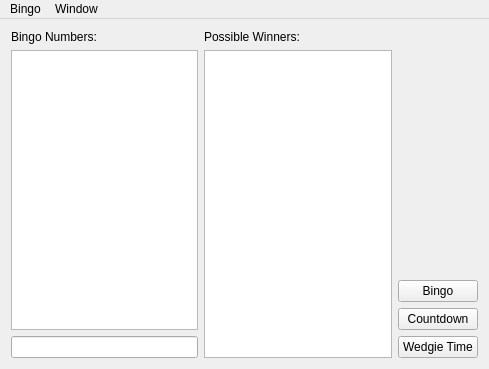
<?xml version="1.0" encoding="UTF-8"?>
<ui version="4.0">
 <class>MainWindow</class>
 <widget class="QMainWindow" name="MainWindow">
  <property name="geometry">
   <rect>
    <x>0</x>
    <y>0</y>
    <width>489</width>
    <height>369</height>
   </rect>
  </property>
  <property name="windowTitle">
   <string>MainWindow</string>
  </property>
  <widget class="QWidget" name="centralWidget">
   <layout class="QHBoxLayout" name="horizontalLayout">
    <item>
     <layout class="QVBoxLayout" name="verticalLayout">
      <item>
       <widget class="QLabel" name="label">
        <property name="text">
         <string>Bingo Numbers:</string>
        </property>
       </widget>
      </item>
      <item>
       <widget class="QListWidget" name="numberList"/>
      </item>
      <item>
       <widget class="QLineEdit" name="lineEdit">
        <property name="alignment">
         <set>Qt::AlignRight|Qt::AlignTrailing|Qt::AlignVCenter</set>
        </property>
       </widget>
      </item>
     </layout>
    </item>
    <item>
     <layout class="QVBoxLayout" name="verticalLayout_3">
      <item>
       <widget class="QLabel" name="label_2">
        <property name="text">
         <string>Possible Winners:</string>
        </property>
       </widget>
      </item>
      <item>
       <widget class="QListWidget" name="possibleWinners"/>
      </item>
     </layout>
    </item>
    <item>
     <layout class="QVBoxLayout" name="verticalLayout_2">
      <item>
       <spacer name="verticalSpacer">
        <property name="orientation">
         <enum>Qt::Vertical</enum>
        </property>
        <property name="sizeHint" stdset="0">
         <size>
          <width>20</width>
          <height>40</height>
         </size>
        </property>
       </spacer>
      </item>
      <item>
       <widget class="QPushButton" name="bingoButton">
        <property name="text">
         <string>Bingo</string>
        </property>
        <property name="checkable">
         <bool>true</bool>
        </property>
       </widget>
      </item>
      <item>
       <widget class="QPushButton" name="countdownButton">
        <property name="text">
         <string>Countdown</string>
        </property>
        <property name="checkable">
         <bool>true</bool>
        </property>
        <property name="autoDefault">
         <bool>false</bool>
        </property>
       </widget>
      </item>
      <item>
       <widget class="QPushButton" name="wedgieButton">
        <property name="text">
         <string>Wedgie Time</string>
        </property>
        <property name="checkable">
         <bool>true</bool>
        </property>
        <property name="autoDefault">
         <bool>false</bool>
        </property>
       </widget>
      </item>
     </layout>
    </item>
   </layout>
  </widget>
  <widget class="QMenuBar" name="menuBar">
   <property name="geometry">
    <rect>
     <x>0</x>
     <y>0</y>
     <width>489</width>
     <height>29</height>
    </rect>
   </property>
   <widget class="QMenu" name="menuWindow">
    <property name="title">
     <string>Window</string>
    </property>
    <addaction name="actionFullscreen"/>
   </widget>
   <widget class="QMenu" name="menuBingo">
    <property name="title">
     <string>Bingo</string>
    </property>
    <addaction name="actionNew_Game"/>
    <addaction name="actionOpen_Game"/>
   </widget>
   <addaction name="menuBingo"/>
   <addaction name="menuWindow"/>
  </widget>
  <action name="actionFullscreen">
   <property name="text">
    <string>Fullscreen</string>
   </property>
   <property name="shortcut">
    <string>F11</string>
   </property>
  </action>
  <action name="actionNew_Game">
   <property name="text">
    <string>New Game</string>
   </property>
   <property name="shortcut">
    <string>Ctrl+N</string>
   </property>
  </action>
  <action name="actionOpen_Game">
   <property name="text">
    <string>Open Game</string>
   </property>
   <property name="shortcut">
    <string>Ctrl+O</string>
   </property>
  </action>
 </widget>
 <layoutdefault spacing="6" margin="11"/>
 <resources/>
 <connections>
  <connection>
   <sender>bingoButton</sender>
   <signal>toggled(bool)</signal>
   <receiver>numberList</receiver>
   <slot>setDisabled(bool)</slot>
   <hints>
    <hint type="sourcelabel">
     <x>551</x>
     <y>96</y>
    </hint>
    <hint type="destinationlabel">
     <x>94</x>
     <y>113</y>
    </hint>
   </hints>
  </connection>
  <connection>
   <sender>countdownButton</sender>
   <signal>toggled(bool)</signal>
   <receiver>numberList</receiver>
   <slot>setDisabled(bool)</slot>
   <hints>
    <hint type="sourcelabel">
     <x>515</x>
     <y>129</y>
    </hint>
    <hint type="destinationlabel">
     <x>202</x>
     <y>187</y>
    </hint>
   </hints>
  </connection>
  <connection>
   <sender>wedgieButton</sender>
   <signal>toggled(bool)</signal>
   <receiver>numberList</receiver>
   <slot>setDisabled(bool)</slot>
   <hints>
    <hint type="sourcelabel">
     <x>528</x>
     <y>170</y>
    </hint>
    <hint type="destinationlabel">
     <x>200</x>
     <y>224</y>
    </hint>
   </hints>
  </connection>
  <connection>
   <sender>bingoButton</sender>
   <signal>toggled(bool)</signal>
   <receiver>countdownButton</receiver>
   <slot>setDisabled(bool)</slot>
   <hints>
    <hint type="sourcelabel">
     <x>577</x>
     <y>95</y>
    </hint>
    <hint type="destinationlabel">
     <x>577</x>
     <y>132</y>
    </hint>
   </hints>
  </connection>
  <connection>
   <sender>bingoButton</sender>
   <signal>toggled(bool)</signal>
   <receiver>wedgieButton</receiver>
   <slot>setDisabled(bool)</slot>
   <hints>
    <hint type="sourcelabel">
     <x>591</x>
     <y>97</y>
    </hint>
    <hint type="destinationlabel">
     <x>582</x>
     <y>169</y>
    </hint>
   </hints>
  </connection>
  <connection>
   <sender>bingoButton</sender>
   <signal>toggled(bool)</signal>
   <receiver>lineEdit</receiver>
   <slot>setDisabled(bool)</slot>
   <hints>
    <hint type="sourcelabel">
     <x>500</x>
     <y>96</y>
    </hint>
    <hint type="destinationlabel">
     <x>273</x>
     <y>279</y>
    </hint>
   </hints>
  </connection>
  <connection>
   <sender>countdownButton</sender>
   <signal>toggled(bool)</signal>
   <receiver>lineEdit</receiver>
   <slot>setDisabled(bool)</slot>
   <hints>
    <hint type="sourcelabel">
     <x>593</x>
     <y>134</y>
    </hint>
    <hint type="destinationlabel">
     <x>267</x>
     <y>281</y>
    </hint>
   </hints>
  </connection>
  <connection>
   <sender>countdownButton</sender>
   <signal>toggled(bool)</signal>
   <receiver>lineEdit</receiver>
   <slot>setDisabled(bool)</slot>
   <hints>
    <hint type="sourcelabel">
     <x>497</x>
     <y>139</y>
    </hint>
    <hint type="destinationlabel">
     <x>275</x>
     <y>282</y>
    </hint>
   </hints>
  </connection>
  <connection>
   <sender>wedgieButton</sender>
   <signal>toggled(bool)</signal>
   <receiver>lineEdit</receiver>
   <slot>setDisabled(bool)</slot>
   <hints>
    <hint type="sourcelabel">
     <x>552</x>
     <y>170</y>
    </hint>
    <hint type="destinationlabel">
     <x>271</x>
     <y>287</y>
    </hint>
   </hints>
  </connection>
  <connection>
   <sender>countdownButton</sender>
   <signal>toggled(bool)</signal>
   <receiver>bingoButton</receiver>
   <slot>setDisabled(bool)</slot>
   <hints>
    <hint type="sourcelabel">
     <x>505</x>
     <y>143</y>
    </hint>
    <hint type="destinationlabel">
     <x>506</x>
     <y>94</y>
    </hint>
   </hints>
  </connection>
  <connection>
   <sender>wedgieButton</sender>
   <signal>toggled(bool)</signal>
   <receiver>bingoButton</receiver>
   <slot>setDisabled(bool)</slot>
   <hints>
    <hint type="sourcelabel">
     <x>492</x>
     <y>170</y>
    </hint>
    <hint type="destinationlabel">
     <x>498</x>
     <y>91</y>
    </hint>
   </hints>
  </connection>
  <connection>
   <sender>wedgieButton</sender>
   <signal>toggled(bool)</signal>
   <receiver>countdownButton</receiver>
   <slot>setDisabled(bool)</slot>
   <hints>
    <hint type="sourcelabel">
     <x>563</x>
     <y>179</y>
    </hint>
    <hint type="destinationlabel">
     <x>583</x>
     <y>132</y>
    </hint>
   </hints>
  </connection>
  <connection>
   <sender>countdownButton</sender>
   <signal>toggled(bool)</signal>
   <receiver>wedgieButton</receiver>
   <slot>setDisabled(bool)</slot>
   <hints>
    <hint type="sourcelabel">
     <x>576</x>
     <y>136</y>
    </hint>
    <hint type="destinationlabel">
     <x>555</x>
     <y>165</y>
    </hint>
   </hints>
  </connection>
 </connections>
</ui>
